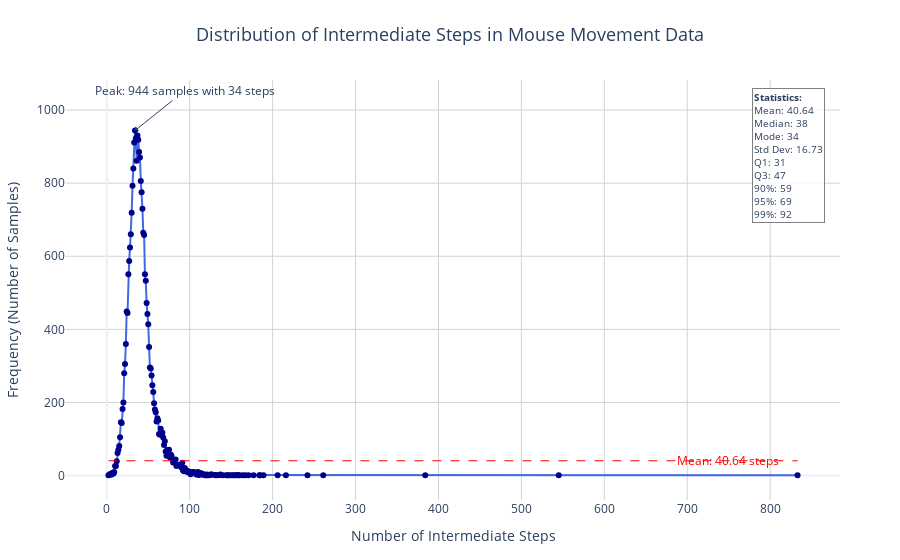

Write notebook code for a chart like this one.
### Code cell
fig = go.Figure()

# Add a trace to the figure (line plot with improved markers)
fig.add_trace(
    go.Scatter(
        x=list(intermediate_steps_counts.keys()),
        y=list(intermediate_steps_counts.values()),
        mode="lines+markers",
        name="Intermediate Steps Count",
        line=dict(color="royalblue", width=2),
        marker=dict(size=6, color="darkblue", symbol="circle"),
    )
)

# Calculate some statistics for annotations
max_count = max(intermediate_steps_counts.values())
max_steps = list(intermediate_steps_counts.keys())[
    list(intermediate_steps_counts.values()).index(max_count)
]
mean_steps = statistics.mean(intermediate_steps_lengths)
median_steps = statistics.median(intermediate_steps_lengths)

# Add annotations for key statistics
fig.add_annotation(
    x=max_steps,
    y=max_count,
    text=f"Peak: {max_count} samples with {max_steps} steps",
    showarrow=True,
    arrowhead=1,
    ax=50,
    ay=-40,
)

# Add horizontal line for mean
fig.add_shape(
    type="line",
    x0=min(intermediate_steps_counts.keys()),
    y0=mean_steps,
    x1=max(intermediate_steps_counts.keys()),
    y1=mean_steps,
    line=dict(color="red", width=1, dash="dash"),
)

fig.add_annotation(
    x=max(intermediate_steps_counts.keys()) * 0.9,
    y=mean_steps,
    text=f"Mean: {mean_steps:.2f} steps",
    showarrow=False,
    font=dict(color="red"),
)

# Add statistical information in a box in the top right corner
stats_text = (
    f"<b>Statistics:</b><br>"
    f"Mean: {mean_value:.2f}<br>"
    f"Median: {median_value}<br>"
    f"Mode: {mode_value}<br>"
    f"Std Dev: {std_dev:.2f}<br>"
    f"Q1: {first_quartile:.0f}<br>"
    f"Q3: {third_quartile:.0f}<br>"
    f"90%: {ninetieth_percentile:.0f}<br>"
    f"95%: {ninety_fifth_percentile:.0f}<br>"
    f"99%: {ninety_ninth_percentile:.0f}"
)

fig.add_annotation(
    x=0.98,
    y=0.98,
    xref="paper",
    yref="paper",
    text=stats_text,
    showarrow=False,
    align="left",
    bgcolor="rgba(255, 255, 255, 0.8)",
    bordercolor="gray",
    borderwidth=1,
    font=dict(size=10),
    xanchor="right",
    yanchor="top",
)

# Update layout with hover functionality and improved styling
fig.update_layout(
    title={
        "text": "Distribution of Intermediate Steps in Mouse Movement Data",
        "y": 0.95,
        "x": 0.5,
        "xanchor": "center",
        "yanchor": "top",
        "font": dict(size=18),
    },
    xaxis_title="Number of Intermediate Steps",
    yaxis_title="Frequency (Number of Samples)",
    hovermode="x unified",
    hoverlabel=dict(bgcolor="white", font_size=12, font_family="Arial"),
    template="plotly_white",
    legend=dict(orientation="h", yanchor="bottom", y=1.02, xanchor="right", x=1),
    margin=dict(l=60, r=60, t=80, b=60),
)

# Add grid and improve axes
fig.update_xaxes(showgrid=True, gridwidth=1, gridcolor="lightgray")
fig.update_yaxes(showgrid=True, gridwidth=1, gridcolor="lightgray")

fig.show()

### Figure 1 — Plotly figure (JSON) as saved in the notebook; plotly's stock layout.template omitted (floating-point values rounded to 4 significant figures; data arrays with more than 128 entries replaced by an {"elided": "..."} marker saying what was removed)
{"data": [{"line": {"color": "royalblue", "width": 2}, "marker": {"color": "darkblue", "size": 6, "symbol": "circle"}, "mode": "lines+markers", "name": "Intermediate Steps Count", "type": "scatter", "x": {"elided": "156 int values"}, "y": {"elided": "156 int values"}}], "layout": {"annotations": [{"arrowhead": 1, "ax": 50, "ay": -40, "showarrow": true, "text": "Peak: 944 samples with 34 steps", "x": 34, "y": 944}, {"font": {"color": "red"}, "showarrow": false, "text": "Mean: 40.64 steps", "x": 749.7, "y": 40.64}, {"align": "left", "bgcolor": "rgba(255, 255, 255, 0.8)", "bordercolor": "gray", "borderwidth": 1, "font": {"size": 10}, "showarrow": false, "text": "<b>Statistics:</b><br>Mean: 40.64<br>Median: 38<br>Mode: 34<br>Std Dev: 16.73<br>Q1: 31<br>Q3: 47<br>90%: 59<br>95%: 69<br>99%: 92", "x": 0.98, "xanchor": "right", "xref": "paper", "y": 0.98, "yanchor": "top", "yref": "paper"}], "hoverlabel": {"bgcolor": "white", "font": {"family": "Arial", "size": 12}}, "hovermode": "x unified", "legend": {"orientation": "h", "x": 1, "xanchor": "right", "y": 1.02, "yanchor": "bottom"}, "margin": {"b": 60, "l": 60, "r": 60, "t": 80}, "shapes": [{"line": {"color": "red", "dash": "dash", "width": 1}, "type": "line", "x0": 2, "x1": 833, "y0": 40.64, "y1": 40.64}], "title": {"font": {"size": 18}, "text": "Distribution of Intermediate Steps in Mouse Movement Data", "x": 0.5, "xanchor": "center", "y": 0.95, "yanchor": "top"}, "xaxis": {"gridcolor": "lightgray", "gridwidth": 1, "showgrid": true, "title": {"text": "Number of Intermediate Steps"}}, "yaxis": {"gridcolor": "lightgray", "gridwidth": 1, "showgrid": true, "title": {"text": "Frequency (Number of Samples)"}}}}
